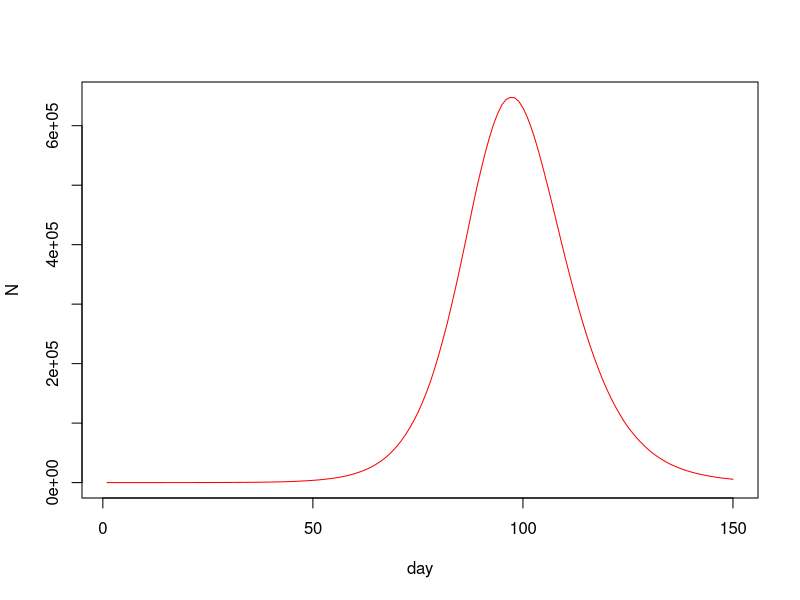
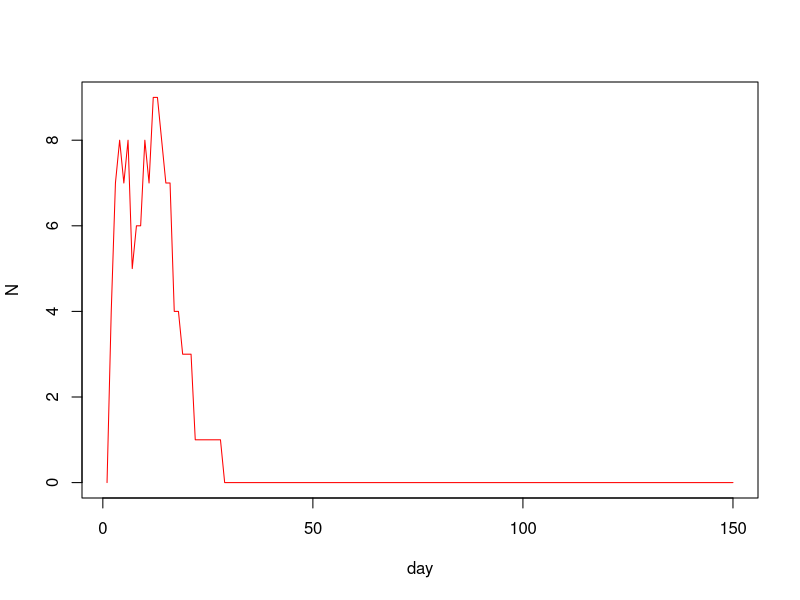
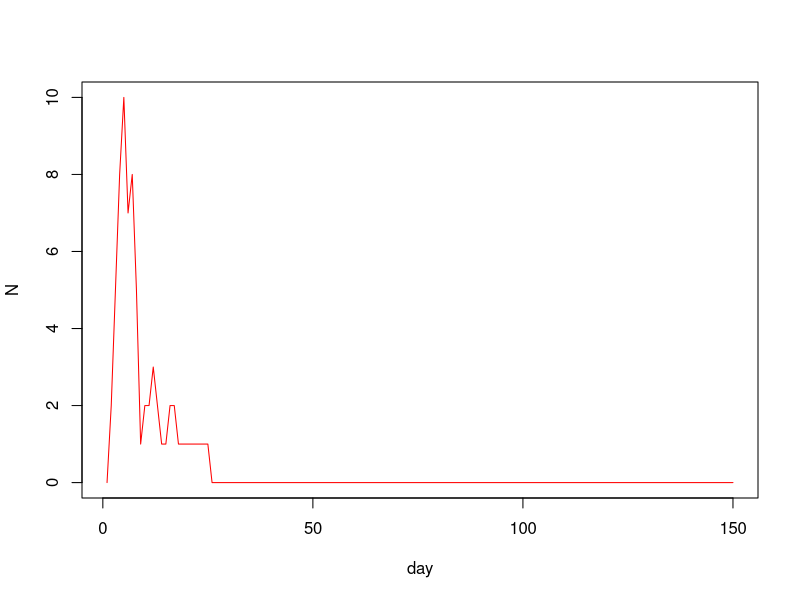

Write the R code that produced these figures, in order. (Note: a time limit stopped this script after it produced the figures.)
##Group member:
##1. Aditya Prabaswara Mardjikoen(s2264710)
##2. Xiangtian Duan(s2248742)
##3. Huiying Chen(s2264943)

## Github repositories link: 
## https://github.com/aprabaswara/Statistical-Programming-Task-2-Covid-and-the-hazards-of-opportunistic-sampling-Group-21.git
## Github repositories invitation link:
## https://github.com/aprabaswara/Statistical-Programming-Task-2-Covid-and-the-hazards-of-opportunistic-sampling-Group-21/invitations


##IDEA 1
#for wholle number
n=5500000

ne=10
nt=150
gamma=1/3
delta=1/5
lamda=0.4/n
x<-rep(0,n)
beta<- rlnorm(n,0,0.5); beta <- beta/mean(beta)
x[1:ne]<-1 #exposed

S<-E<-I<-R<-rep(0,nt)

S[1]<-n-ne;E[1]<-ne

for (i in 2:nt){
  
  u<-runif(n)
  
  t<-sum(beta[which(x==2)])
  x[x==2&u<delta]<-3## I -> R with prob delta
  
  x[x==1&u<gamma]<-2 ## E -> I with prob gamma
  
  x[which(x==0)][u[which(x==0)]<t*lamda*beta[which(x==0)]]<-1
  
  
  
  #x[which(x==0)][u[which(x==0)]<sum(beta[which(x==2)])*lamda*beta[which(x==0)]]<-1
  
  S[i]<-sum(x==0);E[i]<-sum(x==1)
  I[i]<-sum(x==2);R[i]<-sum(x==3)
  
}


list (S=S,E=E,I=I,R=R,beta=beta)

plot(I,ylim=c(0,max(I)),xlab="day",ylab="N",col='red',type='l')




#for 10%

n=5500000/10

ne=10
nt=150
gamma=1/3
delta=1/5
lamda=0.4/550000
x<-rep(0,550000)
beta<- rlnorm(5500000,0,0.5); beta <- beta/mean(beta)
beta_sort <- sort(beta,decreasing=FALSE)
threshold<-beta_sort[550000]
#length(beta[which(beta==threshold)])
beta <- beta[which(beta<=threshold)]



x[1:ne]<-1 #exposed

S<-E<-I<-R<-rep(0,nt)

S[1]<-n-ne;E[1]<-ne

for (i in 2:nt){
  
  u<-runif(550000)
  
  t<-sum(beta[which(x==2)])
  x[x==2&u<delta]<-3## I -> R with prob delta
  
  x[x==1&u<gamma]<-2 ## E -> I with prob gamma
  
  x[which(x==0)][u[which(x==0)]<t*lamda*beta[which(x==0)]]<-1
  
  
  
  
  S[i]<-sum(x==0);E[i]<-sum(x==1)
  I[i]<-sum(x==2);R[i]<-sum(x==3)
  
}


list (S=S,E=E,I=I,R=R,beta=beta)

plot(I,ylim=c(0,max(I)),xlab="day",ylab="N",col='red',type='l')

max(I)
#for 0.1%


n<-5500000*0.001
beta<-sample(beta,n)


ne=10
nt=150
gamma=1/3
delta=1/5
lamda=0.4/n
x<-rep(0,n)


x[1:ne]<-1 #exposed

S<-E<-I<-R<-rep(0,nt)

S[1]<-n-ne;E[1]<-ne

for (i in 2:nt){
  
  u<-runif(n)
  
  t<-sum(beta[which(x==2)])
  x[x==2&u<delta]<-3## I -> R with prob delta
  
  x[x==1&u<gamma]<-2 ## E -> I with prob gamma
  
  x[which(x==0)][u[which(x==0)]<t*lamda*beta[which(x==0)]]<-1
  
  
  
  S[i]<-sum(x==0);E[i]<-sum(x==1)
  I[i]<-sum(x==2);R[i]<-sum(x==3)
  
}


list (S=S,E=E,I=I,R=R,beta=beta)

plot(I,ylim=c(0,max(I)),xlab="day",ylab="N",col='red',type='l')






#write in one function
covid_simulation <- function(n,nt){

  
  ne=10

  gamma=1/3
  delta=1/5
  lambda=0.4/n
  
  x<-rep(0,n)

  
  
  
  x[1:ne]<-1 #exposed
  
  S<-E<-I<-R<-rep(0,nt)
  
  S[1]<-n-ne;E[1]<-ne
  
  for (i in 2:nt){
    
    u<-runif(n)
    
    t<-sum(beta[which(x==2)])
    
    x[x==2&u<delta]<-3## I -> R with prob delta
    
    x[x==1&u<gamma]<-2 ## E -> I with prob gamma
    
    x[which(x==0)][u[which(x==0)]<t*lambda*beta[which(x==0)]]<-1
    
    
    
    
    S[i]<-sum(x==0);E[i]<-sum(x==1)
    I[i]<-sum(x==2);R[i]<-sum(x==3)
    
  }
  
  
  list (S=S,E=E,I=I,R=R,beta=beta)


  
  
} ## covid

n=5500000
nt=150
beta<- rlnorm(n,0,0.5); beta <- beta/mean(beta)
ep1<-covid_simulation(n,nt)


beta_sort<-sort(beta,decreasing = TRUE)
beta_lower <- tail(beta_sort,n/10)
beta<-beta[which(beta%in%beta_lower)]
ep2<-covid_simulation (n/10,nt)



#beta_sort <- sort(beta,decreasing=FALSE)
#n<-n/10
#threshold<-beta_sort[n]
##length(beta[which(beta==threshold)])
#beta <- beta[which(beta<=threshold)]
#ep2<-covid_simulation (550000,150)



beta<- rlnorm(n,0,0.5); beta <- beta/mean(beta)

beta<-sample(beta,n*0.001)
ep3<-covid_simulation (n=n*0.001,nt)





plot(ep1$I,ylim=c(0,max(ep1$I)),xlab="day",ylab="N",col='red',type='l')
points(ep2$I,ylim=c(0,max(ep2$I)),xlab="day",ylab="N",col='green',type='l')
lines(ep3$I,ylim=c(0,max(ep3$I)),xlab="day",ylab="N",col='blue',type='l')

df <- data.frame(infections=seir()$I, days=1:100)
par(mfcol=c(2,3),mar=c(4,4,1,1)) ## set plot window up for multiple plots
#hist(epi$beta,xlab="beta",main="") ## beta distribution
plot(df$infections,ylim=c(0,max(df$infections)),xlab="day",ylab="N",type='l',col='red') 
abline(v = df$days[df$infections==max(df$infections)], col = "black", lty = 2)

#Red : Number of new infection each day
#Blue : Number of new infection among the 10% of the population with lowest beta value
#Green : Number of new infection in a random sample of 0.1% of the population.
#Black : The peak of each infection



#IDEA 2


#for wholle number
n=5500000

ne=10
nt=150
gamma=1/3
delta=1/5
lamda=0.4/5500000
x<-rep(0,5500000)
beta<- rlnorm(5500000,0,0.5); beta <- beta/mean(beta)



x[1:ne]<-1 #exposed

S<-E<-I<-R<-rep(0,nt)

S[1]<-5500000-ne;E[1]<-ne


#length(beta[which(beta==threshold)])
#x <- x[which(beta<=threshold)]

for (i in 2:nt){
  
  u<-runif(5500000)
  
  t<-sum(beta[which(x==2)])
  x[x==2&u<delta]<-3## I -> R with prob delta
  
  x[x==1&u<gamma]<-2 ## E -> I with prob gamma
  
  x[which(x==0)][u[which(x==0)]<t*lamda*beta[which(x==0)]]<-1
  
  
  
  
  
  #x[which(x==0)][u[which(x==0)]<sum(beta[which(x==2)])*lamda*beta[which(x==0)]]<-1
  
  S[i]<-sum(x==0);E[i]<-sum(x==1)
  I[i]<-sum(x==2);R[i]<-sum(x==3)
  
  #S[i]<-sum(x==0);E[i]<-sum(x==1);I[i]<-sum(x==2);R[i]<-sum(x==3)
  
  
}


list (S=S,E=E,I=I,R=R,beta=beta)

plot(I,ylim=c(0,max(I)),xlab="day",ylab="N",col='red',type='l')















#for 10%




n=5500000

ne=10
nt=150
gamma=1/3
delta=1/5
lamda=0.4/5500000
x<-rep(0,5500000)
beta<- rlnorm(5500000,0,0.5); beta <- beta/mean(beta)
beta_sort <- sort(beta,decreasing=FALSE)

threshold<-beta_sort[550000]


x[1:ne]<-1 #exposed

S<-E<-I<-R<-rep(0,nt)

S[1]<-550000-ne;E[1]<-ne


for (i in 2:nt){
  
  u<-runif(5500000)
  
  t<-sum(beta[which(x==2)])
  x[x==2&u<delta]<-3## I -> R with prob delta
  
  x[x==1&u<gamma]<-2 ## E -> I with prob gamma
  
  x[which(x==0)][u[which(x==0)]<t*lamda*beta[which(x==0)]]<-1
  
  y <- x[which(beta<=threshold)]
  
  
  
  #x[which(x==0)][u[which(x==0)]<sum(beta[which(x==2)])*lamda*beta[which(x==0)]]<-1
  
  S[i]<-sum(y==0);E[i]<-sum(y==1)
  I[i]<-sum(y==2);R[i]<-sum(y==3)
  
  #S[i]<-sum(x==0);E[i]<-sum(x==1);I[i]<-sum(x==2);R[i]<-sum(x==3)
  
  
}


list (S=S,E=E,I=I,R=R,beta=beta)

plot(I,ylim=c(0,max(I)),xlab="day",ylab="N",col='red',type='l')




#for 0.1%



n=5500000

n<-5500000*0.001
beta<- rlnorm(5500000,0,0.5); beta <- beta/mean(beta)
sample_beta<-sample(beta,n)


m<-which(beta%in%sample_beta)
ne=10
nt=150
gamma=1/3
delta=1/5
lamda=0.4/5500000
x<-rep(0,5500000)

x[1:ne]<-1 #exposed

S<-E<-I<-R<-rep(0,nt)

S[1]<-550000-ne;E[1]<-ne


for (i in 2:nt){
  
  u<-runif(5500000)
  
  t<-sum(beta[which(x==2)])
  x[x==2&u<delta]<-3## I -> R with prob delta
  
  x[x==1&u<gamma]<-2 ## E -> I with prob gamma
  
  x[which(x==0)][u[which(x==0)]<t*lamda*beta[which(x==0)]]<-1
  
  z <- x[m]
  
  
  
  
  
  S[i]<-sum(z==0);E[i]<-sum(z==1)
  I[i]<-sum(z==2);R[i]<-sum(z==3)
  
 
  
  
}


list (S=S,E=E,I=I,R=R,beta=beta)

plot(I,ylim=c(0,max(I)),xlab="day",ylab="N",col='red',type='l')





#write in one function(wrong)

covid_simulation<- function(n=5500000,nt=150,choice){
  
  ne=10
  gamma=1/3
  delta=1/5
  lamda=0.4/n
  x<-rep(0,n)
  beta<- rlnorm(n,0,0.5); beta <- beta/mean(beta)
  
  
  #beta_sort<-sort(beta,decreasing = TRUE)

  beta_lower <- tail(beta_sort,n*0.1)
  beta_lower_index<-which(beta%in%beta_lower)

  
  sample_beta<-sample(beta,n*0.001)
  sample_index<-which(beta%in%sample_beta)
  
  
  x[1:ne]<-1 #exposed
  
  S<-E<-I<-R<-rep(0,nt)
  #A<-W<-U<-P<-rep(0,nt)
  #D<-Q<-G<-K<-rep(0,nt)
  
  S[1]<-n-ne;E[1]<-ne
  #A[1]<-n-ne;W[1]<-ne
  #D[1]<-n-ne;Q[1]<-ne
  
  
  
  for (i in 2:nt){
    
    u<-runif(n)
    
    sum_beta_I<-sum(beta[which(x==2)])
    
    x[x==2&u<delta]<-3## I -> R with prob delta
    
    x[x==1&u<gamma]<-2 ## E -> I with prob gamma
    
    x[which(x==0)][u[which(x==0)]<sum_beta_I*lamda*beta[which(x==0)]]<-1
    
    y <- x[beta_lower_index]
    
    z <- x[sample_index]
    
    
    #x[which(x==0)][u[which(x==0)]<sum(beta[which(x==2)])*lamda*beta[which(x==0)]]<-1
    
    S[i]<-sum(x==0);E[i]<-sum(x==1);I[i]<-sum(x==2);R[i]<-sum(x==3)
    
    #A[i]<-sum(y==0);W[i]<-sum(y==1);U[i]<-sum(y==2);P[i]<-sum(y==3)
    
    #D[i]<-sum(z==0);Q[i]<-sum(z==1);G[i]<-sum(z==2);K[i]<-sum(z==3)
    
    
    
    
  }
  
  
  list (S=S,E=E,I=I,R=R,beta=beta)
  #list (A=A,W=W,U=U,P=P,beta=beta)
  #list (D=D,Q=Q,G=G,K=K,beta=beta)
  
  
}

epi<-covid_simulation(n=5500000,nt=150)
plot(epi$I,ylim=c(0,max(epi$I)),xlab="day",ylab="N",col='red',type='l')
points(epi$i,ylim=c(0,max(epi$i)),xlab="day",ylab="N",col='green',type='l')
lines(epi$II,ylim=c(0,max(epi$II)),xlab="day",ylab="N",col='blue',type='l')


#write in one function(newest but longer sunning time)

covid_simulation<- function(n,nt,choice){
  
  ne=10
  gamma=1/3
  delta=1/5
  lamda=0.4/n
  x<-rep(0,n)
  
  
  
  #beta_sort<-sort(beta,decreasing = TRUE)
  
  #beta_lower <- tail(beta_sort,n*0.1)
  index<-which(beta%in%choice)
  
  
  #sample_beta<-sample(beta,n*0.001)
  #sample_index<-which(beta%in%sample_beta)
  
  
  x[1:ne]<-1 #exposed
  
  S<-E<-I<-R<-rep(0,nt)
  #A<-W<-U<-P<-rep(0,nt)
  #D<-Q<-G<-K<-rep(0,nt)
  
  S[1]<-n-ne;E[1]<-ne
  #A[1]<-n-ne;W[1]<-ne
  #D[1]<-n-ne;Q[1]<-ne
  
  
  
  for (i in 2:nt){
    
    u<-runif(n)
    
    sum_beta_I<-sum(beta[which(x==2)])
    
    x[x==2&u<delta]<-3## I -> R with prob delta
    
    x[x==1&u<gamma]<-2 ## E -> I with prob gamma
    
    x[which(x==0)][u[which(x==0)]<sum_beta_I*lamda*beta[which(x==0)]]<-1
    
    y <- x[index]
    
    
    
    
    #x[which(x==0)][u[which(x==0)]<sum(beta[which(x==2)])*lamda*beta[which(x==0)]]<-1
    
    S[i]<-sum(y==0);E[i]<-sum(y==1);I[i]<-sum(y==2);R[i]<-sum(y==3)
    
    #A[i]<-sum(y==0);W[i]<-sum(y==1);U[i]<-sum(y==2);P[i]<-sum(y==3)
    
    #D[i]<-sum(z==0);Q[i]<-sum(z==1);G[i]<-sum(z==2);K[i]<-sum(z==3)
    
    
    
    
  }
  
  
  list (S=S,E=E,I=I,R=R,beta=beta)
  #list (A=A,W=W,U=U,P=P,beta=beta)
  #list (D=D,Q=Q,G=G,K=K,beta=beta)
  
  
}
n<-5500000
nt<-150
beta<- rlnorm(n,0,0.5); beta <- beta/mean(beta)
epi<-covid_simulation(n,nt,choice=beta)
#plot(epi$I,ylim=c(0,max(epi$I)),xlab="day",ylab="N",col='red',type='l')


beta_sort<-sort(beta,decreasing = TRUE)
beta_lower<- tail(beta_sort,n*0.1)
eplower<-covid_simulation(n,nt,choice=beta_lower)
#points(eplower$I,ylim=c(0,max(eplower$I)),xlab="day",ylab="N",col='green',type='l')

sample_beta<-sample(beta,n*0.001)
epsample<-covid_simulation(n,nt,choice=sample_beta)
#lines(epsample$I,ylim=c(0,max(epsample$I)),xlab="day",ylab="N",col='blue',type='l')

#Standardisation
plot(epi$I/n,ylim=c(0,max(epi$I)/n),xlab="day",ylab="N",col='red',type='l')
points(eplower$I/(0.1*n),ylim=c(0,max(eplower$I)/(0.1*n)),xlab="day",ylab="N",col='green',type='l')
lines(epsample$I/(0.001*n),ylim=c(0,max(epsample$I)/(0.001*n)),xlab="day",ylab="N",col='blue',type='l')


par(mfcol=c(5,2),mar=c(4,4,1,1))
for (i in 1:10){
  beta<- rlnorm(n,0,0.5); beta <- beta/mean(beta)
  epi<-covid_simulation(n,nt,choice=beta)
 
  beta_sort<-sort(beta,decreasing = TRUE)
  beta_lower<- tail(beta_sort,n*0.1)
  eplower<-covid_simulation(n,nt,choice=beta_lower)
  
  sample_beta<-sample(beta,n*0.001)
  epsample<-covid_simulation(n,nt,choice=sample_beta)
  
  plot(epi$I/n,ylim=c(0,max(epi$I)/n),xlab="day",ylab="N",col='red',type='l')
  points(eplower$I/(0.1*n),ylim=c(0,max(eplower$I)/(0.1*n)),xlab="day",ylab="N",col='green',type='l')
  lines(epsample$I/(0.001*n),ylim=c(0,max(epsample$I)/(0.001*n)),xlab="day",ylab="N",col='blue',type='l')
  
}



#df <- data.frame(infections=seir()$I, days=1:100)
#par(mfcol=c(2,3),mar=c(4,4,1,1)) ## set plot window up for multiple plots
#hist(epi$beta,xlab="beta",main="") ## beta distribution
plot(df$infections,ylim=c(0,max(df$infections)),xlab="day",ylab="N",type='l',col='red') 
abline(v = df$days[df$infections==max(df$infections)], col = "black", lty = 2)



#writing in one function(less time)

######check the running time start
covid_simulation<- function(n,nt,beta){
  
  ne=10
  gamma=1/3
  delta=1/5
  lamda=0.4/n
  x<-rep(0,n)
  
  
  
  
  
  beta_sort<-sort(beta,decreasing = TRUE)
  beta_lower <- tail(beta_sort,n*0.1)
  lower_index<-which(beta%in%beta_lower)
  
  
  sample_beta<-sample(beta,n*0.001)
  sample_index<-which(beta%in%sample_beta)
  
  
  x[1:ne]<-1 #exposed
  
  #S<-E<-I<-R<-rep(0,nt);A<-W<-U<-P<-rep(0,nt); D<-Q<-G<-K<-rep(0,nt)
  I<-U<-G<-rep(0,nt)
  
  # S[1]<-n-ne;E[1]<-ne;A[1]<-n-ne;W[1]<-ne;D[1]<-n-ne;Q[1]<-ne
  
  
  
  for (i in 2:nt){
    
    u<-runif(n)
    
    sum_beta_I<-sum(beta[which(x==2)])
    
    x[x==2&u<delta]<-3## I -> R with prob delta
    
    x[x==1&u<gamma]<-2 ## E -> I with prob gamma
    
    x[which(x==0)][u[which(x==0)]<sum_beta_I*lamda*beta[which(x==0)]]<-1
    
    y <- x[lower_index]
    z <- x[sample_index]
    
    
    
    
    #x[which(x==0)][u[which(x==0)]<sum(beta[which(x==2)])*lamda*beta[which(x==0)]]<-1
    
    #S[i]<-sum(x==0);E[i]<-sum(x==1);
    I[i]<-sum(x==2)
    #;R[i]<-sum(x==3)
    
    #A[i]<-sum(y==0);W[i]<-sum(y==1);
    U[i]<-sum(y==2)
    #;P[i]<-sum(y==3)
    
    #D[i]<-sum(z==0);Q[i]<-sum(z==1);
    G[i]<-sum(z==2)
    #;K[i]<-sum(z==3)
    
    
    
    
  }
  
  
  #list (S=S,E=E,I=I,R=R,beta=beta);list (A=A,W=W,U=U,P=P,beta=beta);list (D=D,Q=Q,G=G,K=K,beta=beta)
  list (I=I,U=U,G=G,beta=beta)
  plot(I/n,ylim=c(0,max(I)/n),xlab="day",ylab="N",col='red',type='l')
  points(U/(0.1*n),ylim=c(0,max(U)/(0.1*n)),xlab="day",ylab="N",col='green',type='l')
  lines(G/(0.001*n),ylim=c(0,max(G)/(0.001*n)),xlab="day",ylab="N",col='blue',type='l')
  
  ##Add legend and threshold line at the peak
  df<-data.frame(I=I/n,I_lower=U/(0.1*n),I_sample=G/(0.001*n),days=1:nt)
  abline(v = df$days[df$I==max(df$I)], col = "red", lty = 3)
  abline(v = df$days[df$I_lower==max(df$I_lower)], col = "green", lty = 3)
  abline(v = df$days[df$I_sample==max(df$I_sample)], col = "blue", lty = 3)
  legend(1, 0.12, legend=c("whole", "0.1%", "10%"),col=c("red", "blue","green"), lty=1, cex=0.5, text.font=3,text.col='black',box.lwd = 0,box.co='white')
  
  ##Display horizontal line
  ##abline(h = max(df$I), col = "red", lty = 3)
  ##abline(h = max(df$I_lower), col = "green", lty = 3)
  ##abline(h = max(df$I_sample), col = "blue", lty = 3)
}
n<-5500000
nt<-150
beta<- rlnorm(n,0,0.5); beta <- beta/mean(beta)
covid_simulation(n,nt,beta)
######end check the running time
par(mfcol=c(4,3),mar=c(4,4,1,1))
for (i in 1:10){
  beta<- rlnorm(n,0,0.5); beta <- beta/mean(beta)
  covid_simulation(n,nt,beta) 
}



#correction about newly infected

##Overview:
## ********
##The aim of this project is to answer the following question:
##What do the daily infection trajectories look like for the 10% (say) of the 
##population with the lowest individual transmission probabilities, and how do 
##they compare to the infection trajectories for the whole population?

##******************************************************************************
  
##Model Assumption:
##*****************
##1. The ith person in the whole population has a relative contact rate with
##   other people of beta[i], so that the daily chance of a transmission
##   between infected person i and uninfected person j is beta[i]*beta[j]*lambda,
##   where lambda is an overall viral infectivity parameter. 
##
##2. The average value of beta over the whole population is 1. 
##
##3. Each day an uninfected person, j, has a probability 
##   lambda*beta[j]*sigma(beta[i] for all i in I) of being infected, 
##   and entering the exposed (E) state. I is the set of all currently infected 
##   people. Once exposed, they have a daily probability of 1/3 of entering the 
##   infectious state. 
##
##4. The infectious have a daily probability of 1/5 of leaving the infectious 
##   state (recovery or transition to serious disease). 
##
##5. Over the course of the simulation we do not want to consider re-infection.
##******************************************************************************
##
##Simulation description:
##***********************
##In this code, we simulate the model for 150 days and also we will record the 
##number of new infections each day, and the number of new infections among the 
##10% of the population with the lowest beta[i] values. Also,we will record the 
##number of new infection in a random sample of 0.1% of the population. All of
##the result will be presented in a line graph.
##******************************************************************************
##
##Algorithm:
##1. Set the number of Scotland population size (n), which is 5.5 million.
##
##2. Generate beta using random generation function for log normal distribution. 
##   In R studio, this function is called rlnorm. For this simulation we set the 
##   mean = 0 and standard deviation = 0.5.
##
##3. Standarized the value of all beta by dividing it with its mean.
##
##4. Calculate the overall infectivity parameter (lambda) using this formula:
##   lambda=0.4/n.
##
##5. Set 10 people randomly into the exposed state (E).
##
##6. Find 550 thousand people who have lowest beta value.
##
##7. Select 5.5 thousand people randomly.
##
##8. Calculate the new infections each day for the whole population, 10% of the 
##   population that has lowest beta value, and 0.1% of the people selected 
##   randomly. We can stop counting the new infections if we reach 150 days
##   because we only observed it for 150 days.
##
##9. Plot the result from step 8 in one plot that contain all graph.
##
##10.Run all simulations from step 1 until step 9 for 10 times and plot them in
##   a subplot that contains 10 graph.
##******************************************************************************
##
##States:
##**************
##S=suspectible; E=exposed (infected); I=infectious ; R=recovered
##Over the simulation we use this number to classify each states
##S=0; E=1; I=2; R=3
##******************************************************************************


covid_simulation<- function(pop_size,sim_days,beta_value){
  ##function to plot the new infection each days for the three observed 
  ##population.
  ##pop_size = population size; sim_days = observed days during simulation;
  ##beta_value = the contact rate for this simulation (beta).
  
  
  ##initialize simulation data
  first_exposed=10 ##initial number of exposed people
  gamma=1/3 ##daily probability E -> I
  delta=1/5 ##daily probability I -> R
  lamda=0.4/n ##overall infectivity parameters
  x<-rep(0,n)## initialize to susceptible state
  
  
  ##Search 10% people with lowest beta value
  beta_sort<-sort(beta_value,decreasing = TRUE)##sort value from big to small
  beta_lower <- tail(beta_sort,n*0.1)##take 10% people with lowest beta value
  lower_index<-which(beta_value %in% beta_lower)
  
  
  ##Random sample 0.1% people from the whole population
  sample_beta<-sample(beta_value,n*0.001)##take 0.1% random sample from the beta
  sample_index<-which(beta_value %in% sample_beta)
  
  ##Notation: 
  ##x = whole population; y = 10% of population; z = 0.1% of population
  
  x[1:first_exposed]<-1 #set 10 people to exposed state
  y <- x[lower_index]
  z <- x[sample_index]
  
  #S<-E<-I<-R<-rep(0,nt);A<-W<-U<-P<-rep(0,nt); D<-Q<-G<-K<-rep(0,nt)
  I<-U<-G<-rep(0,sim_days)## set up storage for pop in each new infected each day
  
  ## Details: 
  ##I=new infected each day in whole population;
  ##U=new infected each day in 10% of population with lowest beta value;
  ##G=new infected each day in 0.1% of population;
  
  # S[1]<-n-ne;E[1]<-ne;A[1]<-n-ne;W[1]<-ne;D[1]<-n-ne;Q[1]<-ne
  
  
  ##simulation for 150 days
  for (i in 2:sim_days){
    
    u<-runif(pop_size)##generate random deviates based on the population size
    
    ##total people in S state from each three population
    sum_x<-sum(x==0)
    sum_y<-sum(y==0)
    sum_z<-sum(z==0)
    
    sum_beta_I<-sum(beta_value[which(x==2)])##calculate the sum of beta in I state
    
    x[x==2&u<delta]<-3 ## I -> R with probability delta
    
    x[x==1&u<gamma]<-2 ## E -> I with probability gamma
    
    
    
    x[which(x==0)][u[which(x==0)]<sum_beta_I*lamda*beta_value[which(x==0)]]<-1
    ## S -> E with probability beta[j]*lambda*sum(beta[i] for all i in I)
    y <- x[lower_index]
    z <- x[sample_index]
    
    
    newly_infected_x<-sum_x-sum(x==0)## new infected each day for whole population
    I[i]<-newly_infected_x
    
    newly_infected_y<-sum_y-sum(y==0)## new infected each day for 10% population
    U[i]<-newly_infected_y
    
    newly_infected_z<-sum_z-sum(z==0)## new infected each day for 0.1% population
    G[i]<-newly_infected_z
    
    
    
    #x[which(x==0)][u[which(x==0)]<sum(beta[which(x==2)])*lamda*beta[which(x==0)]]<-1
    
    #S[i]<-sum(x==0);E[i]<-sum(x==1);
    #I[i]<-sum(x==2)-sum_x
    #;R[i]<-sum(x==3)
    
    #A[i]<-sum(y==0);W[i]<-sum(y==1);
    #U[i]<-sum(y==2)-sum_y
    #;P[i]<-sum(y==3)
    
    #D[i]<-sum(z==0);Q[i]<-sum(z==1);
    # G[i]<-sum(z==2)-sum_z
    #;K[i]<-sum(z==3)
    
    
    
    
  }
  
  
  #list (S=S,E=E,I=I,R=R,beta=beta);list (A=A,W=W,U=U,P=P,beta=beta);list (D=D,Q=Q,G=G,K=K,beta=beta)
  list (I=I,U=U,G=G,beta=beta)
  
  ##standarize and plot each new infected
  plot(I/n,ylim=c(0,max(I/n,U/(0.1*n),G/(0.001*n))),xlab="day",ylab="N",col='red',type='l')
  points(U/(0.1*n),ylim=c(0,max(U/(0.1*n))),xlab="day",ylab="N",col='green',type='l')
  lines(G/(0.001*n),ylim=c(0,max(G/(0.001*n))),xlab="day",ylab="N",col='blue',type='l')
  
  ###plot(I,ylim=c(0,max(I)),xlab="day",ylab="N",col='red',type='l')
  ###points(U,ylim=c(0,max(U)),xlab="day",ylab="N",col='green',type='l')
  ###lines(G,ylim=c(0,max(G)),xlab="day",ylab="N",col='blue',type='l')
  
  ##Add legend and threshold line at the peak
  df<-data.frame(I=I/n,I_lower=U/(0.1*n),I_sample=G/(0.001*n),days=1:nt)
  abline(v = df$days[df$I==max(df$I)], col = "red", lty = 3)
  abline(v = df$days[df$I_lower==max(df$I_lower)], col = "green", lty = 3)
  abline(v = df$days[df$I_sample==max(df$I_sample)], col = "blue", lty = 3)
  legend(1, 0.015, legend=c("whole", "0.1%", "10%"),col=c("red", "blue","green"), lty=1, cex=0.5, text.font=3,text.col='black',box.lwd = 0,box.co='white')
  
  ##Display horizontal line
  ##abline(h = max(df$I), col = "red", lty = 3)
  ##abline(h = max(df$I_lower), col = "green", lty = 3)
  ##abline(h = max(df$I_sample), col = "blue", lty = 3)
}

##initialize data
n<-5500000 ##Scotland population
nt<-150 ##number of observed days
beta<- rlnorm(n,0,0.5); beta <- beta/mean(beta) ##beta value
covid_simulation(n,nt,beta)##initialize simulation

##Running 10 replicate simulations

par(mfcol=c(4,3),mar=c(4,4,1,1))
##R build in function to set graphical parameters
##mar = a numerical vector of the form c(bottom, left, top, right) to modify the 
##graph margin where its element indicates the margin size;
##mfcol = a vector in the form c(nr,nc) where nr = number of row and 
##nc = number of column. 
## *************************************************************************

for (i in 1:10){
  ##function to running 10 replicate simulations
  beta<- rlnorm(n,0,0.5); beta <- beta/mean(beta)
  covid_simulation(n,nt,beta) ##initialize simulation
}





#Maybe the final version

##Overview:
## ********
##The aim of this project is to answer the following question:
##What do the daily infection trajectories look like for the 10% (say) of the 
##population with the lowest individual transmission probabilities, and how do 
##they compare to the infection trajectories for the whole population?

##******************************************************************************

##Model Assumption:
##*****************
##1. The ith person in the whole population has a relative contact rate with
##   other people of beta[i], so that the daily chance of a transmission
##   between infected person i and uninfected person j is beta[i]*beta[j]*lambda,
##   where lambda is an overall viral infectivity parameter. 
##
##2. The average value of beta over the whole population is 1. 
##
##3. Each day an uninfected person, j, has a probability 
##   lambda*beta[j]*sigma(beta[i] for all i in I) of being infected, 
##   and entering the exposed (E) state. I is the set of all currently infected 
##   people. Once exposed, they have a daily probability of 1/3 of entering the 
##   infectious state. 
##
##4. The infectious have a daily probability of 1/5 of leaving the infectious 
##   state (recovery or transition to serious disease). 
##
##5. Over the course of the simulation we do not want to consider re-infection.
##******************************************************************************
##
##Simulation description:
##***********************
##In this code, we simulate the model for 150 days and also we will record the 
##number of new infections each day, and the number of new infections among the 
##10% of the population with the lowest beta[i] values. Also,we will record the 
##number of new infection in a random sample of 0.1% of the population. All of
##the result will be presented in a line graph.
##******************************************************************************
##
##Algorithm:
##1. Set the number of Scotland population size (n), which is 5.5 million.
##
##2. Generate beta using random generation function for log normal distribution. 
##   In R studio, this function is called rlnorm. For this simulation we set the 
##   mean = 0 and standard deviation = 0.5.
##
##3. Standarized the value of all beta by dividing it with its mean.
##
##4. Calculate the overall infectivity parameter (lambda) using this formula:
##   lambda=0.4/n.
##
##5. Set 10 people randomly into the exposed state (E).
##
##6. Find 550 thousand people who have lowest beta value.
##
##7. Select 5.5 thousand people randomly.
##
##8. Calculate the new infections each day for the whole population, 10% of the 
##   population that has lowest beta value, and 0.1% of the people selected 
##   randomly. We can stop counting the new infections if we reach 150 days
##   because we only observed it for 150 days.
##
##9. Plot the result from step 8 in one plot that contain all graph.
##
##10.Run all simulations from step 1 until step 9 for 10 times and plot them in
##   a subplot that contains 10 graph.
##******************************************************************************
##
##States:
##**************
##S=suspectible; E=exposed (infected); I=infectious ; R=recovered
##Over the simulation we use this number to classify each states
##S=0; E=1; I=2; R=3
##******************************************************************************

library(ggplot2)
library(gridExtra)
#Create function to calculate number of new infected in each population
covid_simulation<- function(pop_size,sim_days,beta_value){
  ##function to plot the new infection each days for the three observed 
  ##population.
  ##pop_size = population size; sim_days = observed days during simulation;
  ##beta_value = the contact rate for this simulation (beta).
  
  
  ##initialize simulation data
  first_exposed=10 ##initial number of exposed people
  gamma=1/3 ##daily probability E -> I
  delta=1/5 ##daily probability I -> R
  lamda=0.4/pop_size ##overall infectivity parameters
  x<-rep(0,pop_size)## initialize to susceptible state
  
  
  ##Search 10% people with lowest beta value
  #1beta_sort<-sort(beta_value,decreasing = TRUE)##sort value from big to small
  #1beta_lower <- tail(beta_sort,n*0.1)##take 10% people with lowest beta value
  #1lower_index<-which(beta_value %in% beta_lower)
  lower_index<-order(beta_value, decreasing = FALSE)[1:550000]
  
  
  ##Random sample 0.1% people from the whole population
  sample_beta<-sample(beta_value,pop_size*0.001)##take 0.1% random sample from the beta
  sample_index<-which(beta_value %in% sample_beta)
  #sample_index<-sample(c(1:n),n*0.001)
  
  ##Notation: 
  ##x = whole population; y = 10% of population; z = 0.1% of population
  
  x[1:first_exposed]<-1 #set 10 people to exposed state
  y <- x[lower_index]
  z <- x[sample_index]
  
  #S<-E<-I<-R<-rep(0,nt);A<-W<-U<-P<-rep(0,nt); D<-Q<-G<-K<-rep(0,nt)
  I<-U<-G<-rep(0,sim_days)## set up storage for pop in each new infected each day
  
  ## Details: 
  ##I=new infected each day in whole population;
  ##U=new infected each day in 10% of population with lowest beta value;
  ##G=new infected each day in 0.1% of population;
  
  # S[1]<-n-ne;E[1]<-ne;A[1]<-n-ne;W[1]<-ne;D[1]<-n-ne;Q[1]<-ne
  
  
  ##simulation for 150 days
  for (i in 2:sim_days){
    
    u<-runif(pop_size)##generate random deviates based on the population size
    
    ##total people in S state from each three population
    sum_x<-sum(x==0)
    sum_y<-sum(y==0)
    sum_z<-sum(z==0)
    
    sum_beta_I<-sum(beta_value[which(x==2)])##calculate the sum of beta in I state
    
    x[x==2&u<delta]<-3 ## I -> R with probability delta
    
    x[x==1&u<gamma]<-2 ## E -> I with probability gamma
    
    
    x[x==0&u<beta_value*lamda*sum_beta_I]<-1
    #x[which(x==0)][u[which(x==0)]<sum_beta_I*lamda*beta_value[which(x==0)]]<-1
    ## S -> E with probability beta[j]*lambda*sum(beta[i] for all i in I)
    y <- x[lower_index]
    z <- x[sample_index]
    
    
    newly_infected_x<-sum_x-sum(x==0)## new infected each day for whole population
    I[i]<-newly_infected_x
    
    newly_infected_y<-sum_y-sum(y==0)## new infected each day for 10% population
    U[i]<-newly_infected_y
    
    newly_infected_z<-sum_z-sum(z==0)## new infected each day for 0.1% population
    G[i]<-newly_infected_z
    
    
    
    #x[which(x==0)][u[which(x==0)]<sum(beta[which(x==2)])*lamda*beta[which(x==0)]]<-1
    
    #S[i]<-sum(x==0);E[i]<-sum(x==1);
    #I[i]<-sum(x==2)-sum_x
    #;R[i]<-sum(x==3)
    
    #A[i]<-sum(y==0);W[i]<-sum(y==1);
    #U[i]<-sum(y==2)-sum_y
    #;P[i]<-sum(y==3)
    
    #D[i]<-sum(z==0);Q[i]<-sum(z==1);
    # G[i]<-sum(z==2)-sum_z
    #;K[i]<-sum(z==3)
    
    
    
    
  }
  
  
  #list (S=S,E=E,I=I,R=R,beta=beta);list (A=A,W=W,U=U,P=P,beta=beta);list (D=D,Q=Q,G=G,K=K,beta=beta)
  list (I=I,U=U,G=G,beta=beta_value)
  
  ##standarize and plot each new infected
  #plot(I/n,ylim=c(0,max(I/n,U/(0.1*n),G/(0.001*n))),xlab="day",ylab="N",col='red',type='l')
  #lines(U/(0.1*n),ylim=c(0,max(U/(0.1*n))),xlab="day",ylab="N",col='green',type='l')
  #lines(G/(0.001*n),ylim=c(0,max(G/(0.001*n))),xlab="day",ylab="N",col='blue',type='l')
  
  ###plot(I,ylim=c(0,max(I)),xlab="day",ylab="N",col='red',type='l')
  ###points(U,ylim=c(0,max(U)),xlab="day",ylab="N",col='green',type='l')
  ###lines(G,ylim=c(0,max(G)),xlab="day",ylab="N",col='blue',type='l')
  
  ##Add legend and threshold line at the peak
  #df<-data.frame(I=I/n,I_lower=U/(0.1*n),I_sample=G/(0.001*n),days=1:nt)
  #abline(v = which(I/pop_size==max(I/pop_size)), col = "red", lty = 3)
  #abline(v = which(U/(0.1*pop_size)==max(U/(0.1*pop_size))), col = "green", lty = 3)
  #abline(v = which(G/(0.001*pop_size)==max(G/(0.001*pop_size))), col = "blue", lty = 3)
  #legend(1, 0.015, legend=c("whole", "0.1%", "10%"),col=c("red", "blue","green"), lty=1, cex=0.5, text.font=3,text.col='black',box.lwd = 0,box.co='white')
  
  ##Display horizontal line
  #abline(h = max(I/pop_size), col = "red", lty = 3)
  #abline(h = max(U/(0.1*pop_size)), col = "green", lty = 3)
  #abline(h = max(G/(0.001*pop_size)), col = "blue", lty = 3)
}

##initialize data
n<-5500000 ##Scotland population
nt<-150 ##number of observed days
beta<- rlnorm(n,0,0.5); beta <- beta/mean(beta) ##beta value
epi<-covid_simulation(n,nt,beta)##initialize simulation
pop_infect<-data.frame(I_whole=epi$I,I_lower=epi$U,I_sample=epi$G,days=1:nt)

##standarize and plot each new infected
great_max<-max(max(pop_infect$I_whole/n),max(pop_infect$I_lower/(0.1*n)),max(pop_infect$I_sample/(0.001*n)))
plot(pop_infect$I_whole/n,ylim=c(0,great_max),xlab="day",ylab="N",col='red',type='l')
lines(pop_infect$I_lower/(0.1*n),ylim=c(0,max(pop_infect$I_lower/(0.1*n))),xlab="day",ylab="N",col='green',type='l')
lines(pop_infect$I_sample/(0.001*n),ylim=c(0,max(pop_infect$I_sample/(0.001*n))),xlab="day",ylab="N",col='blue',type='l')

##Display horizontal line
abline(h = max(pop_infect$I_whole/n), col = "red", lty = 3)
abline(h = max(pop_infect$I_lower/(0.1*n)), col = "green", lty = 3)
abline(h = max(pop_infect$I_sample/(0.001*n)), col = "blue", lty = 3)

##Display vertical line
abline(v = pop_infect$days[pop_infect$I_whole==max(pop_infect$I_whole)], col = "red", lty = 3)
abline(v = pop_infect$days[pop_infect$I_lower==max(pop_infect$I_lower)], col = "green", lty = 3)
abline(v = pop_infect$days[pop_infect$I_sample==max(pop_infect$I_sample)], col = "blue", lty = 3)

##Add legend and title to plot
legend(1, 0.013, legend=c("whole", "0.1%", "10%"),col=c("red", "blue","green"), lty=1, cex=0.5, text.font=3,text.col='black',box.lwd = 0,box.co='white')
mtext(text="New Infection Each Day",side=3)
##Running 10 replicate simulations

par(mfcol=c(10,3),mar=c(4,4,1,1))
##R build in function to set graphical parameters
##mar = a numerical vector of the form c(bottom, left, top, right) to modify the 
##graph margin where its element indicates the margin size;
##mfcol = a vector in the form c(nr,nc) where nr = number of row and 
##nc = number of column. 
## *************************************************************************

plot_data <- data.frame(I_whole=numeric(),I_lower=numeric(),I_sample=numeric(),simulation=character(),days=numeric())
for (i in 1:10){
  ##function to running 10 replicate simulations
  beta<- rlnorm(n,0,0.5); beta <- beta/mean(beta)
  epi<-covid_simulation(n,nt,beta)##initialize simulation
  new_data <- data.frame(I_whole=epi$I,I_lower=epi$U,I_sample=epi$G,simulation=rep(as.character(i),nt),days=1:nt)
  plot_data <- rbind(plot_data,new_data)
}

##Standarized all new infected data
plot_data$I_whole<-plot_data$I_whole/n
plot_data$I_lower<-plot_data$I_lower/(0.1*n)
plot_data$I_sample<-plot_data$I_sample/(0.001*n)

##Find the highest new infection per simulation in each population
max_whole <- aggregate(plot_data$I_whole, by = list(plot_data$simulation), max)
colnames(max_whole) <- c("Simulation", "Infected_Maximum")

max_lower <- aggregate(plot_data$I_lower, by = list(plot_data$simulation), max)
colnames(max_lower) <- c("Simulation", "Infected_Maximum")

max_sample <- aggregate(plot_data$I_sample, by = list(plot_data$simulation), max)
colnames(max_sample) <- c("Simulation", "Infected_Maximum")

##Find which day that have the highest new infection per simulation in each population
day_whole <- aggregate(plot_data$I_whole, by = list(plot_data$simulation), max)
colnames(day_whole) <- c("Simulation", "Day")

max_lower <- aggregate(plot_data$I_lower, by = list(plot_data$simulation), max)
colnames(max_lower) <- c("Simulation", "Infected_Maximum")

max_sample <- aggregate(plot_data$I_sample, by = list(plot_data$simulation), max)
colnames(max_sample) <- c("Simulation", "Infected_Maximum")

##plot the new infected in whole population
plot1<-ggplot(data = plot_data, aes(x = days, y = I_whole, color = simulation))+geom_line()+ ggtitle("New Infected in Whole Population")
plot1<-plot1+labs(y="N", x = "day")
plot1<-plot1+ theme_classic()
plot1<-plot1+geom_hline(yintercept=max(plot_data$I_whole),color='blue',linetype=2)
##plot1<-plot1+geom_vline(xintercept=day_whole,color='blue',linetype=2)

##plot the new infected in 10% population
plot2<-ggplot(data = plot_data, aes(x = days, y = I_lower, color = simulation))+geom_line()+ ggtitle("New Infected in 10% Population")
plot2<-plot2+labs(y="N", x = "day")
plot2<-plot2+ theme_classic()
plot2<-plot2+geom_hline(yintercept=max(plot_data$I_lower),color='blue',linetype=2)
##plot2<-plot2+geom_vline(xintercept=day_lower,color='blue',linetype=2)

##plot the new infected in 0.1% population
plot3<-ggplot(data = plot_data, aes(x = days, y = I_sample, color = simulation))+geom_line()+ ggtitle("New Infected in 0.1% Population")
plot3<-plot3+labs(y="N", x = "day")
plot3<-plot3+ theme_classic()
plot3<-plot3+geom_hline(yintercept=max(plot_data$I_sample),color='blue',linetype=2)
##plot3<-plot3+geom_vline(xintercept=day_sample,color='blue',linetype=2)


##plot simulation vs maximum new infection during each simulation
plot4<-ggplot(data = max_whole, aes(x = Simulation, y = Infected_Maximum))+geom_bar(stat="identity", fill="steelblue")
plot4<-plot4+theme_classic()
plot5<-ggplot(data = max_lower, aes(x = Simulation, y = Infected_Maximum))+geom_bar(stat="identity", fill="steelblue")
plot5<-plot5+theme_classic()
plot6<-ggplot(data = max_lower, aes(x = Simulation, y = Infected_Maximum))+geom_bar(stat="identity", fill="steelblue")
plot6<-plot6+theme_classic()
## Create the subplot
##grid.arrange(plot1,plot2,plot3,nrow=1)
####From the peak and trend of infected rate of whole population and 10% population with the smallest contact rate,
#####we can find that the simulation for 10% people will underestimate the infection rate.Based on this conclusion,
####the incidence reconstructed from the ZOE data could underestimate the infected population since its study object
####value covid more and they might take more protective measures than more general people.
